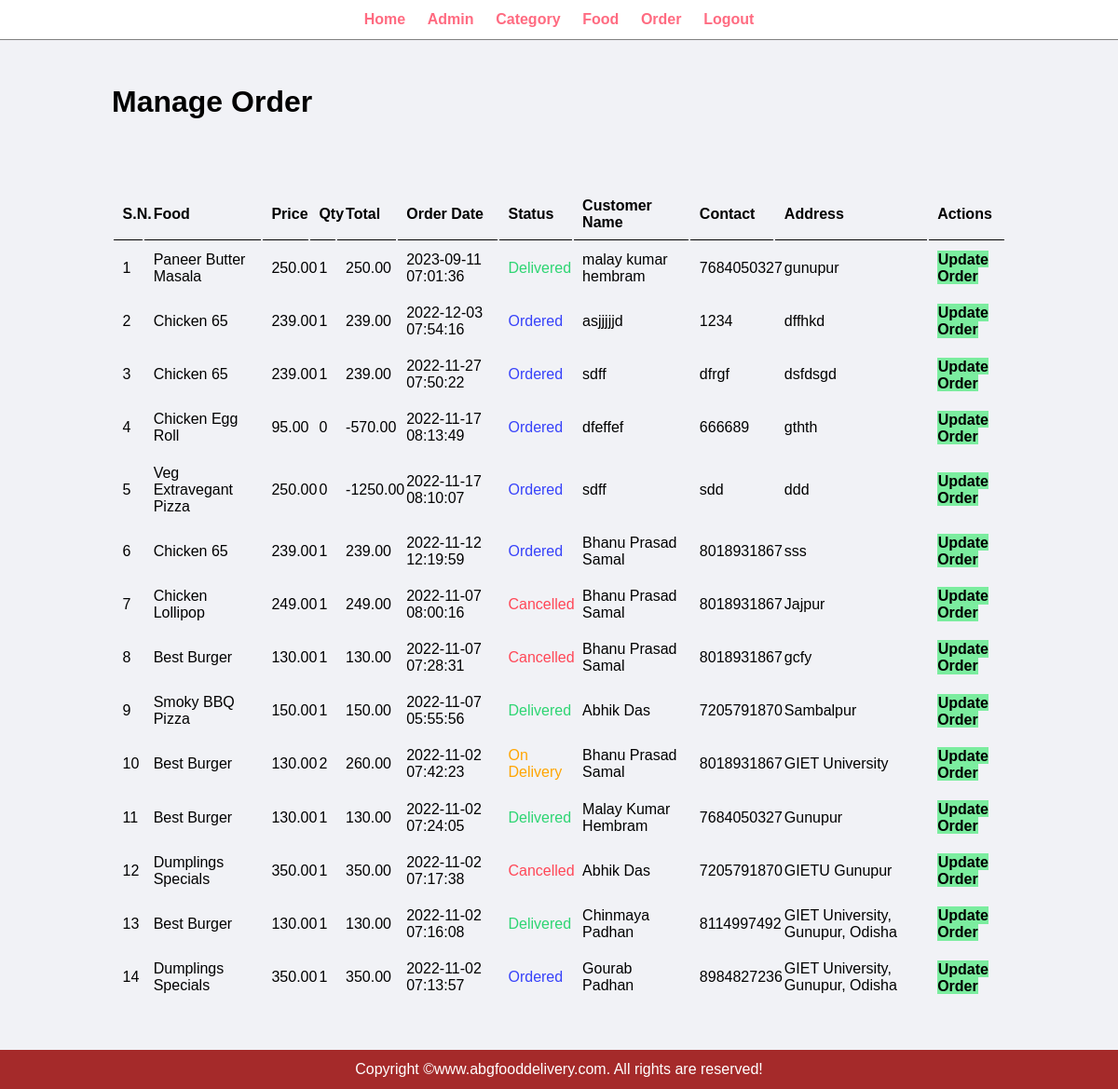
The page /admin/manage-order.php (signed in) on the database its author committed.
### tables this page shows
CREATE TABLE `tbl_order` (
  `id` int(10) UNSIGNED NOT NULL,
  `food` varchar(100) NOT NULL,
  `price` decimal(10,2) NOT NULL,
  `qty` int(11) UNSIGNED NOT NULL,
  `total` decimal(10,2) NOT NULL,
  `order_date` datetime NOT NULL,
  `status` varchar(50) NOT NULL,
  `customer_name` varchar(150) NOT NULL,
  `customer_contact` varchar(20) NOT NULL,
  `customer_address` varchar(250) NOT NULL
);

### admin/manage-order.php (the view, shortened to what this page needs)
<?php include('partials/menu.php'); ?>
<div class="main-content">
    <div class="wrapper">
        <h1>Manage Order</h1>
        <br><br>
        <br><br>
        <table class="tbl-full">
            <tr>
                <th>S.N.</th>
                <th>Food</th>
                <th>Price</th>
                <th>Qty</th>
                <th>Total</th>
                <th>Order Date</th>
                <th>Status</th>
                <th>Customer Name</th>
                <th>Contact</th>
                <th>Address</th>
                <th>Actions</th>
            </tr>
            <?php
                $sql = "SELECT * FROM tbl_order ORDER BY id DESC";
                $res = mysqli_query($conn,$sql);
                $count = mysqli_num_rows($res);
                $sn = 1;
                if($count>0)
                {
                    while($row=mysqli_fetch_assoc($res))
                    {
                        $id = $row['id'];
                        $food = $row['food'];
                        $price = $row['price'];
                        $qty = $row['qty'];
                        $total = $row['total'];
                        $order_date = $row['order_date'];
                        $status = $row['status'];
                        $customer_name = $row['customer_name'];
                        $customer_contact = $row['customer_contact'];
                        $customer_address = $row['customer_address'];
                        ?>
                        <tr>
                            <td><?php echo $sn++; ?></td>
                            <td><?php echo $food; ?></td>
                            <td><?php echo $price; ?></td>
                            <td><?php echo $qty; ?></td>
                            <td><?php echo $total; ?></td>
                            <td><?php echo $order_date; ?></td>
                            <td>
                                <?php
                                    if($status=="Ordered")
                                    {
                                        echo "<label style='color: #3742fa;'>$status</label>";
                                    }
                                    elseif($status=="On Delivery")
                                    {
                                        echo "<label style='color: #ffa502;'>$status</label>";
                                    }
                                    elseif($status=="Delivered")
                                    {
                                        echo "<label style='color: #2ed573;'>$status</label>";
                                    }
                                    elseif($status=="Cancelled")
                                    {
                                        echo "<label style='color: #ff4757;'>$status</label>";
                                    }
                                ?>
                            </td>
                            <td><?php echo $customer_name; ?></td>
                            <td><?php echo $customer_contact; ?></td>
                            <td><?php echo $customer_address; ?></td>
                            <td>
                                <a href="<?php echo SITEURL; ?>admin/update-order.php?id=<?php echo $id; ?>" class="btn-secondary">Update Order</a>
                            </td>
                        </tr>
                        <?php
                    }
                }
                else
                {
                    echo "<tr><td colspan='12' class='error'>Orders Not Available</td></tr>";
                }
            ?>
        </table>
    </div>
</div>
<?php include('partials/footer.php'); ?>

### css/admin.css (style rules this page uses)
* { margin: 0; padding: 0; font-family: Arial, Helvetica, sans-serif; }
.wrapper { padding: 1%; width: 80%; margin: 0 auto; }
.tbl-full { width: 100%; }
table tr th { border-bottom: 1px solid black; padding: 1%; text-align: left; }
table tr td { padding: 1%; }
.btn-secondary { background-color: #7bed9f; padding: 1%; color: black; text-decoration: none; font-weight: bold; }
.main-content { background-color: #f1f2f6; padding: 3% 0; }

### rows shown on the page
tbl_order: food "Paneer Butter Masala", price "250.00", qty "1", total "250.00", order_date "2023-09-11 07:01:36", status "Delivered", customer_name "malay kumar hembram", customer_contact "7684050327", customer_address "gunupur"
tbl_order: food "Chicken 65", price "239.00", qty "1", total "239.00", order_date "2022-12-03 07:54:16", status "Ordered", customer_name "asjjjjjd", customer_contact "1234", customer_address "dffhkd"
tbl_order: food "Chicken 65", price "239.00", qty "1", total "239.00", order_date "2022-11-27 07:50:22", status "Ordered", customer_name "sdff", customer_contact "dfrgf", customer_address "dsfdsgd"
tbl_order: food "Chicken Egg Roll", price "95.00", qty "0", total "-570.00", order_date "2022-11-17 08:13:49", status "Ordered", customer_name "dfeffef", customer_contact "666689", customer_address "gthth"
tbl_order: food "Veg Extravegant Pizza", price "250.00", qty "0", total "-1250.00", order_date "2022-11-17 08:10:07", status "Ordered", customer_name "sdff", customer_contact "sdd", customer_address "ddd"
tbl_order: food "Chicken 65", price "239.00", qty "1", total "239.00", order_date "2022-11-12 12:19:59", status "Ordered", customer_name "Bhanu Prasad Samal", customer_contact "8018931867", customer_address "sss"
tbl_order: food "Chicken Lollipop", price "249.00", qty "1", total "249.00", order_date "2022-11-07 08:00:16", status "Cancelled", customer_name "Bhanu Prasad Samal", customer_contact "8018931867", customer_address "Jajpur"
tbl_order: food "Best Burger", price "130.00", qty "1", total "130.00", order_date "2022-11-07 07:28:31", status "Cancelled", customer_name "Bhanu Prasad Samal", customer_contact "8018931867", customer_address "gcfy"
tbl_order: food "Smoky BBQ Pizza", price "150.00", qty "1", total "150.00", order_date "2022-11-07 05:55:56", status "Delivered", customer_name "Abhik Das", customer_contact "7205791870", customer_address "Sambalpur"
tbl_order: food "Best Burger", price "130.00", qty "2", total "260.00", order_date "2022-11-02 07:42:23", status "On Delivery", customer_name "Bhanu Prasad Samal", customer_contact "8018931867", customer_address "GIET University"
tbl_order: food "Best Burger", price "130.00", qty "1", total "130.00", order_date "2022-11-02 07:24:05", status "Delivered", customer_name "Malay Kumar Hembram", customer_contact "7684050327", customer_address "Gunupur"
tbl_order: food "Dumplings Specials", price "350.00", qty "1", total "350.00", order_date "2022-11-02 07:17:38", status "Cancelled", customer_name "Abhik Das", customer_contact "7205791870", customer_address "GIETU Gunupur"
tbl_order: food "Best Burger", price "130.00", qty "1", total "130.00", order_date "2022-11-02 07:16:08", status "Delivered", customer_name "Chinmaya Padhan", customer_contact "8114997492", customer_address "GIET University, Gunupur, Odisha"
tbl_order: food "Dumplings Specials", price "350.00", qty "1", total "350.00", order_date "2022-11-02 07:13:57", status "Ordered", customer_name "Gourab Padhan", customer_contact "8984827236", customer_address "GIET University, Gunupur, Odisha"
